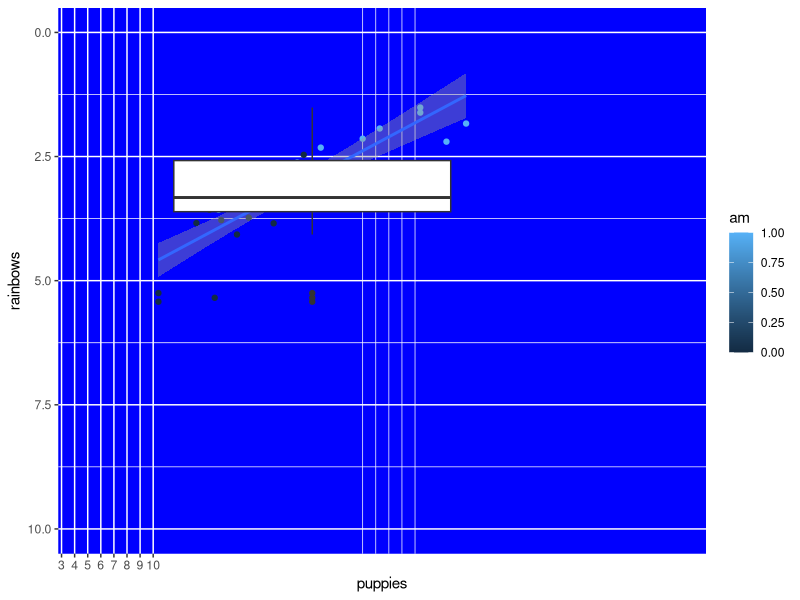

The R source for this figure:
## ---- chunk 1
library(tidyverse)

ggplot(mtcars, aes(x=mpg, y=wt)) +
  geom_point(aes(color=am)) +
  geom_smooth(method = "lm") +
  geom_boxplot() +
  scale_x_continuous(name = "puppies",
                     limits = c(5,50),
                     breaks = 1:10, 26:30) +
  scale_y_reverse(name = "rainbows",
                  limits = c(10,0)) +
  theme(panel.background = element_rect(fill = "blue"))
